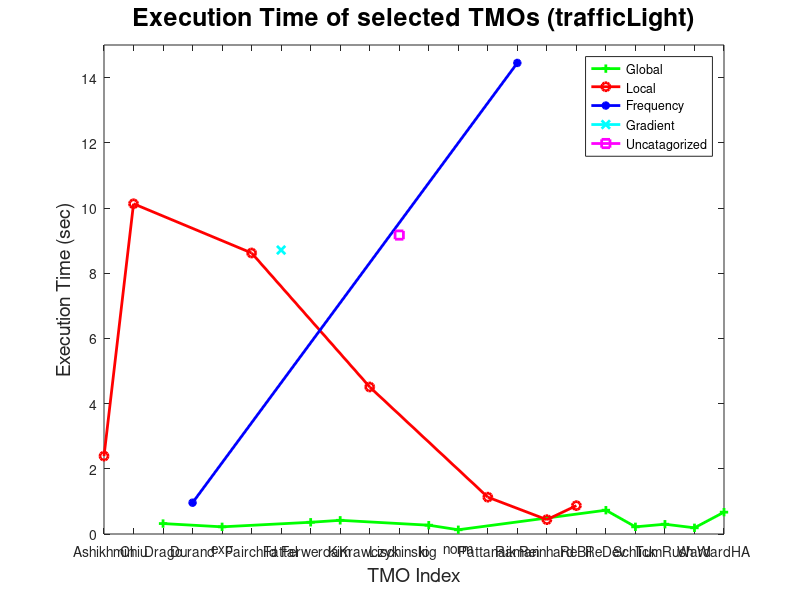

MATLAB code for this plot:
close all;
clear all;
clc;
clf;

x = 1:1:22;
time = [2.39 10.13 0.32 0.96 0.22 8.62 8.71 0.36 0.42 4.51 9.17 0.27 0.13 1.13 14.45 0.44 0.87 0.73 0.22 0.30 0.19 0.67];

timePairs = [];

for i = 1:22
    timePairs(i,1) = x(i);
    timePairs(i,2) = time(i);
end

% disp(timePairs);

gtmPairs    = [timePairs(3,:); timePairs(5,:); timePairs(8,:); timePairs(9,:); timePairs(12,:); timePairs(13,:); timePairs(18,:); timePairs(19,:); timePairs(20,:); timePairs(21,:); timePairs(22,:)];
ltmPairs    = [timePairs(1,:); timePairs(2,:); timePairs(6,:); timePairs(10,:); timePairs(14,:); timePairs(16,:); timePairs(17,:)];
frqPairs    = [timePairs(4,:); timePairs(15,:)];
gradPairs   = [timePairs(7,:)];
uncataPairs = [timePairs(11,:)];

% disp(gtmPairs);
% disp(ltmPairs);
% disp(frqPairs);
% disp(gradPairs);
% disp(uncataPairs);

plot(gtmPairs(:,1), gtmPairs(:,2), '-g+', 'linewidth', 2);
hold all;
plot(ltmPairs(:,1), ltmPairs(:,2), '-ro', 'linewidth', 2);
hold all;
plot(frqPairs(:,1), frqPairs(:,2), '-b*', 'linewidth', 2);
hold all;
plot(gradPairs(:,1), gradPairs(:,2), '-cx', 'linewidth', 2);
hold all;
plot(uncataPairs(:,1), uncataPairs(:,2), '-ms', 'linewidth', 2);
hold all;
xlabel('TMO Index', 'FontSize', 14);
ylabel('Execution Time (sec)', 'FontSize', 14);
title('Execution Time of selected TMOs (trafficLight)', 'FontSize', 18);
% set(gca, 'FontSize', 20);
axis([1 22 0 15]);

legend('Global', 'Local', 'Frequency', 'Gradient', 'Uncatagorized'); 
set(gca,'XTick',1:22);
set(gca,'XTickLabel',{'Ashikhmin', 'Chiu', 'Drago', 'Durand', 'exp',...
    'Fairchild', 'Fattal', 'Ferwerda', 'Kim', 'Krawczyk',...
    'Lischinski', 'log', 'norm', 'Pattanaik', 'Raman',...
    'Reinhard', 'ReBil', 'ReDev', 'Schlick', 'TumRush',...
    'Ward', 'WardHA'});